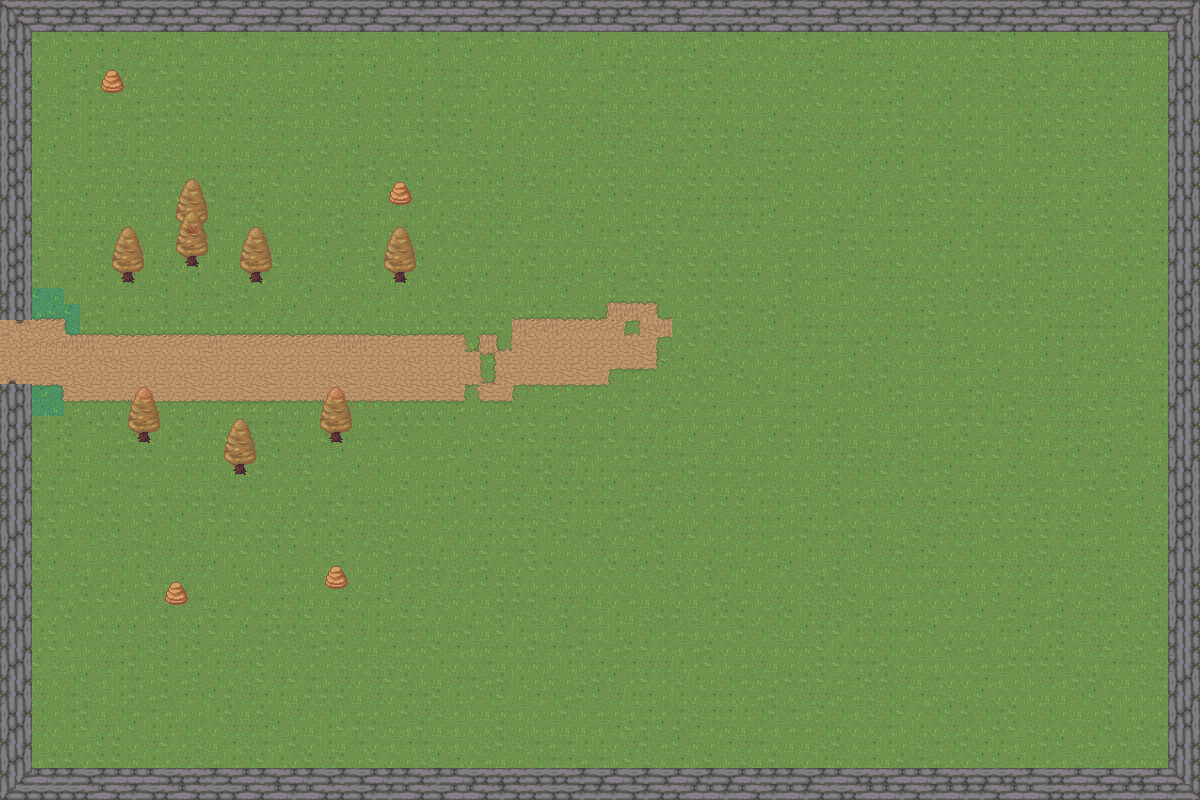

Rendered tile map (Tiled .tmx) drawn with the repository's tilesets; below, a short description and the map source with its tile grids summarised:
An orthogonal 75x50 tile map with 16x16 px tiles, 7 tile layers (background, walls, water, path, ...), 3 tilesets and 31 objects (17x collision, switch_world, spawn_autumn_forest, helma_path1, helma_path2, ...).

<map version="1.8" tiledversion="1.8.4" orientation="orthogonal" renderorder="right-down" width="75" height="50" tilewidth="16" tileheight="16" infinite="0" nextlayerid="10" nextobjectid="38">
 <tileset firstgid="1" source="autumnset.tsx" />
 <tileset firstgid="541" source="nature.tsx" />
 <tileset firstgid="1261" source="iceset.tsx" />
 <layer id="1" name="background" width="75" height="50">
  <data>[3750 cells, 3750 non-empty, 44 distinct tile ids]</data>
 </layer>
 <layer id="2" name="walls" width="75" height="50">
  <data>[3750 cells, 484 non-empty, 22 distinct tile ids]</data>
 </layer>
 <layer id="3" name="water" width="75" height="50">
  <data>[3750 cells, 0 non-empty, 0 distinct tile ids]</data>
 </layer>
 <layer id="4" name="path" width="75" height="50">
  <data>[3750 cells, 165 non-empty, 25 distinct tile ids]</data>
 </layer>
 <layer id="5" name="decorations" width="75" height="50">
  <data>[3750 cells, 32 non-empty, 6 distinct tile ids]</data>
 </layer>
 <layer id="6" name="house" width="75" height="50">
  <data>[3750 cells, 0 non-empty, 0 distinct tile ids]</data>
 </layer>
 <layer id="7" name="top" width="75" height="50" opacity="0.76">
  <data>[3750 cells, 46 non-empty, 10 distinct tile ids]</data>
 </layer>
 <objectgroup id="8" name="Objects">
  <object id="1" name="switch_world" x="0" y="320" width="16" height="64" />
  <object id="2" name="spawn_autumn_forest" x="18.67" y="322.333">
   <point />
  </object>
  <object id="3" type="collision" x="120.909" y="272.023" width="14" height="11" />
  <object id="4" type="collision" x="249.091" y="272.136" width="14" height="11" />
  <object id="5" type="collision" x="185" y="255.864" width="14" height="11" />
  <object id="6" type="collision" x="185" y="224.227" width="14" height="11" />
  <object id="7" type="collision" x="137.125" y="431.875" width="14" height="11" />
  <object id="8" type="collision" x="233.182" y="464.136" width="14" height="11" />
  <object id="9" type="collision" x="329" y="432.5" width="14" height="11" />
  <object id="11" type="collision" x="389" y="182" width="23" height="23" />
  <object id="12" type="collision" x="101" y="70" width="23" height="23" />
  <object id="13" type="collision" x="165" y="582" width="23" height="23" />
  <object id="14" type="collision" x="325" y="566" width="23" height="23" />
  <object id="16" type="collision" x="0" y="0" width="32" height="320" />
  <object id="17" type="collision" x="0" y="384" width="32" height="416" />
  <object id="18" type="collision" x="32" y="768" width="1136" height="32" />
  <object id="19" type="collision" x="1168" y="0" width="32" height="800" />
  <object id="20" type="collision" x="32" y="0" width="1136" height="32" />
  <object id="22" type="collision" x="393" y="272" width="14" height="11" />
 </objectgroup>
 <objectgroup id="9" name="NPCPaths">
  <object id="23" name="helma_path1" x="592" y="240" width="16" height="16" />
  <object id="25" name="helma_path2" x="928" y="240" width="16" height="16" />
  <object id="26" name="helma_path3" x="928" y="336" width="16" height="16" />
  <object id="27" name="helma_path4" x="800" y="336" width="16" height="16" />
  <object id="28" name="helma_path5" x="800" y="496" width="16" height="16" />
  <object id="29" name="helma_path6" x="464" y="496" width="16" height="16" />
  <object id="30" name="helma_path7" x="464" y="384" width="16" height="16" />
  <object id="31" name="helma_path8" x="592" y="384" width="16" height="16" />
  <object id="33" name="dustan_path1" x="464" y="240" width="16" height="16" />
  <object id="35" name="dustan_path2" x="464" y="504" width="16" height="16" />
  <object id="36" name="dustan_path3" x="944" y="504" width="16" height="16" />
  <object id="37" name="dustan_path4" x="944" y="240" width="16" height="16" />
 </objectgroup>
</map>
